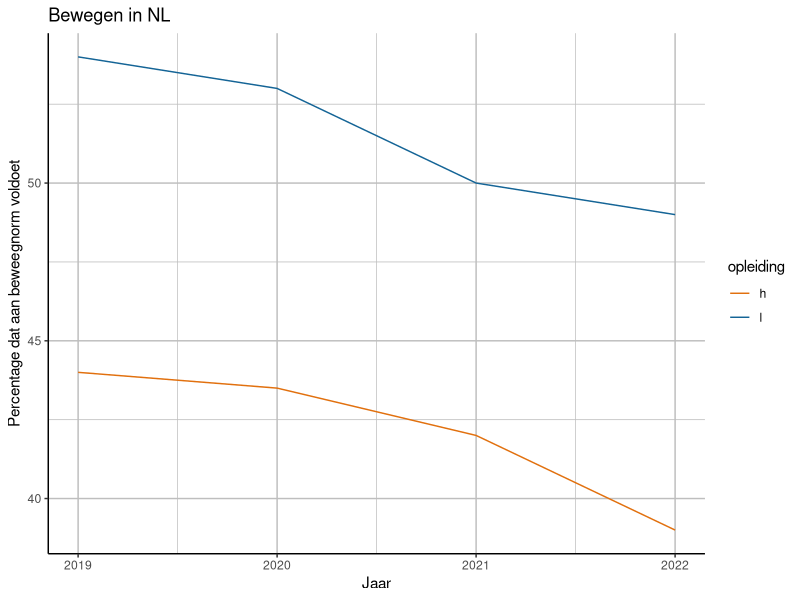

Recreate this plot in R.
# ------------------- Bewegen in NL ------------------- # 
#
# Script waarin figuren worden gemaakt die ons laten zien 
# hoe Nederland ervoor staat op het gebied van bewegen


# --------------------- Install libraries -------------------- # 
### Run this line only once:
# install.packages("dplyr"); install.packages("ggplot2");  

# Libraries
library(ggplot2)
library(dplyr)



# --------------------- Klaarmaken data -------------------- # 
df_bewegen <- data.frame(
  jaar = c(2019:2022, 2019:2022),
  perc = c(54, 53, 50, 49, 44, 43.5, 42, 39),
  opleiding = c("l", "l", "l", "l", "h", "h", "h", "h"))
df_bewegen$opleiding <- factor(df_bewegen$opleiding)


# ------------------------- Figuur ------------------------- #

# Plot
df_bewegen %>%
  ggplot(aes(x=jaar, y=perc, group=opleiding, color=opleiding)) +
  geom_line() +
  labs(title = 'Bewegen in NL', x = 'Jaar', y = 'Percentage dat aan beweegnorm voldoet') +
  scale_color_manual(values = c("h" = "#e1700e", "l" = "#146496")) +
  theme(panel.grid.major = element_line(colour = "grey"), panel.grid.minor = element_line(colour = "grey"),
        panel.background = element_blank(), axis.line = element_line(colour = "black"))


# ----------------------- Statistiek ----------------------- #

# Verschillen laag en hoogopgeleiden significant van elkaar als het gaat om 
# het percentage dat voldoet aan de beweegrichtlijn in 2022?
#
# Gebruik voor het beantwoorden van de vraag het dataframe 'data_bewegen_2022'
# Dit dataframe bevat 2 kolommen: 
#         1: opleiding (l = laag, h = hoog)
#         2: richtlijn behaald (0 = nee, 1 = ja)


# De data
# ------------------------------- #
# Set a seed for reproducibility
set.seed(123)

# Number of participants
n_participants <- 100

# Generate data
opleiding <- sample(c('h', 'l'), n_participants, replace = TRUE, prob = c(0.55, 0.45))
richtlijn_behaald <- ifelse(opleiding == 'l', rbinom(sum(opleiding == 'l'), 1, 0.8), rbinom(sum(opleiding == 'h'), 1, 0.4))
data_bewegen_2022 <- data.frame(opleiding = rep(opleiding, each = 1), richtlijn_behaald = c(richtlijn_behaald))

# Display the DataFrame
head(data_bewegen_2022)

# Frequentie tabel
FrequentieTabel <- table(data_bewegen_2022$opleiding, data_bewegen_2022$richtlijn_behaald)
FrequentieTabel

# De toets
# ------------------------------- #
# Ga hieronder zelf verder
